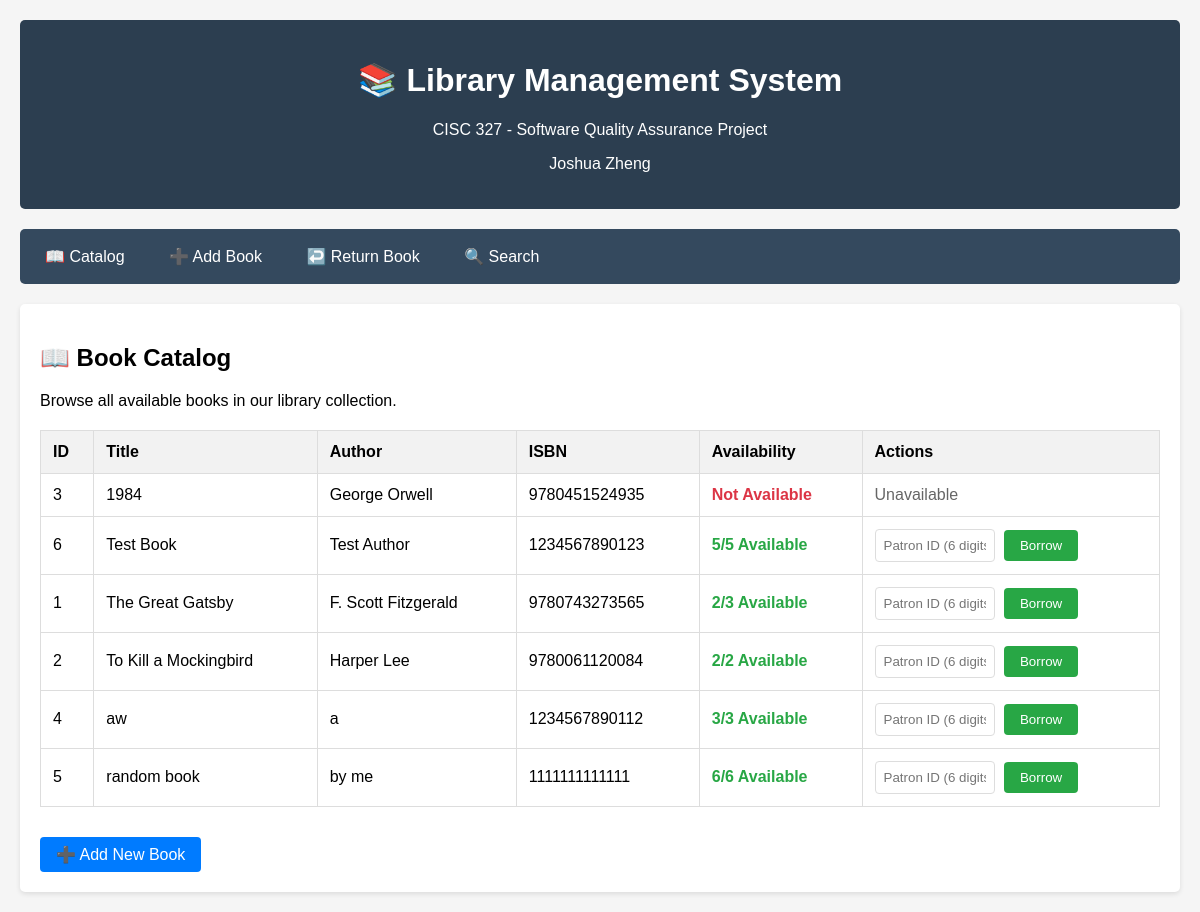
The page /catalog on the database as committed earlier.
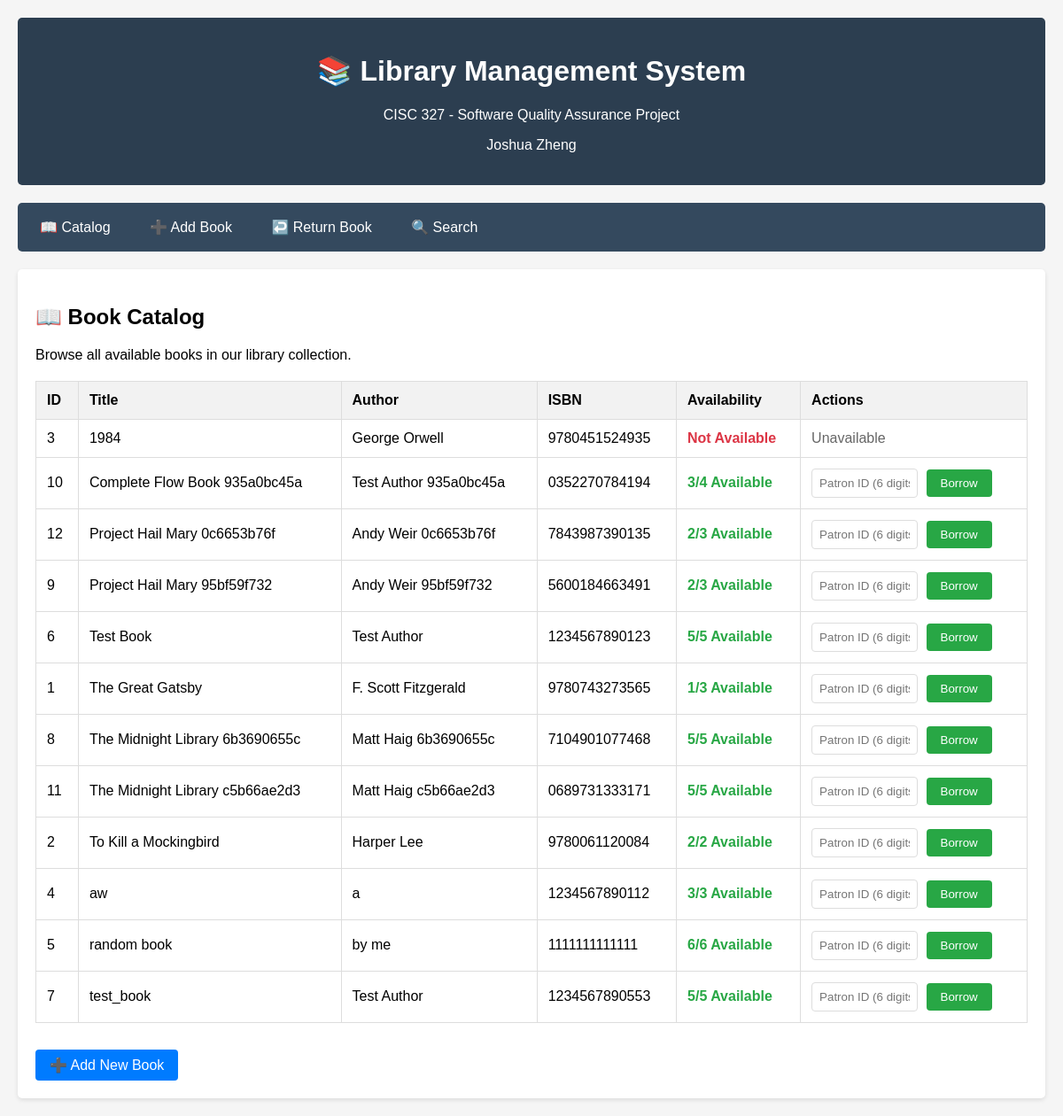
The same page on the database as committed later.
### tables this page shows
CREATE TABLE books (
            id INTEGER PRIMARY KEY AUTOINCREMENT,
            title TEXT NOT NULL,
            author TEXT NOT NULL,
            isbn TEXT UNIQUE NOT NULL,
            total_copies INTEGER NOT NULL,
            available_copies INTEGER NOT NULL
        );

### routes/catalog_routes.py (the view)
@catalog_bp.route('/catalog')
def catalog():
    books = get_all_books()
    return render_template('catalog.html', books=books)

### database.py (called while the page is built)
def get_db_connection():
    conn = sqlite3.connect(DATABASE)
    conn.row_factory = sqlite3.Row  # This enables column access by name
    return conn

def get_all_books() -> List[Dict]:
    conn = get_db_connection()
    books = conn.execute('SELECT * FROM books ORDER BY title').fetchall()
    conn.close()
    return [dict(book) for book in books]

### templates/catalog.html (shortened to what this page needs)
{% extends "base.html" %}
{% block content %}
<h2>📖 Book Catalog</h2>
<p>Browse all available books in our library collection.</p>
{% if books %}
<table>
    <thead>
        <tr>
            <th>ID</th>
            <th>Title</th>
            <th>Author</th>
            <th>ISBN</th>
            <th>Availability</th>
            <th>Actions</th>
        </tr>
    </thead>
    <tbody>
        {% for book in books %}
        <tr>
            <td>{{ book.id }}</td>
            <td>{{ book.title }}</td>
            <td>{{ book.author }}</td>
            <td>{{ book.isbn }}</td>
            <td>
                {% if book.available_copies > 0 %}
                    <span class="status-available">{{ book.available_copies }}/{{ book.total_copies }} Available</span>
                {% else %}
                    <span class="status-unavailable">Not Available</span>
                {% endif %}
            </td>
            <td>
                {% if book.available_copies > 0 %}
                    <form method="POST" action="{{ url_for('borrowing.borrow_book') }}" style="display: inline;">
                        <input type="text" name="patron_id" placeholder="Patron ID (6 digits)"
                               pattern="[0-9]{6}" maxlength="6" required style="width: 120px; margin-right: 5px;">
                        <button type="submit" class="btn btn-success">Borrow</button>
                    </form>
                {% else %}
                    <span style="color: #666;">Unavailable</span>
                {% endif %}
            </td>
        </tr>
        {% endfor %}
    </tbody>
</table>
{% else %}
<div style="text-align: center; padding: 40px; color: #666;">
    <h3>No books in catalog</h3>
    <p>The library catalog is empty. <a href="{{ url_for('catalog.add_book') }}">Add the first book</a> to get started.</p>
</div>
{% endif %}
<div style="margin-top: 30px;">
    <a href="{{ url_for('catalog.add_book') }}" class="btn">➕ Add New Book</a>
</div>
{% endblock %}

Rows that differ between the two databases and show on the page:
added books: id "10", title "Complete Flow Book 935a0bc45a", author "Test Author 935a0bc45a", isbn "0352270784194", available_copies "3", total_copies "4"
added books: id "12", title "Project Hail Mary 0c6653b76f", author "Andy Weir 0c6653b76f", isbn "7843987390135", available_copies "2", total_copies "3"
added books: id "9", title "Project Hail Mary 95bf59f732", author "Andy Weir 95bf59f732", isbn "5600184663491", available_copies "2", total_copies "3"
changed books "The Great Gatsby": available_copies "2" → "1"
added books: id "8", title "The Midnight Library 6b3690655c", author "Matt Haig 6b3690655c", isbn "7104901077468", available_copies "5", total_copies "5"
added books: id "11", title "The Midnight Library c5b66ae2d3", author "Matt Haig c5b66ae2d3", isbn "0689731333171", available_copies "5", total_copies "5"
added books: id "7", title "test_book", author "Test Author", isbn "1234567890553", available_copies "5", total_copies "5"
